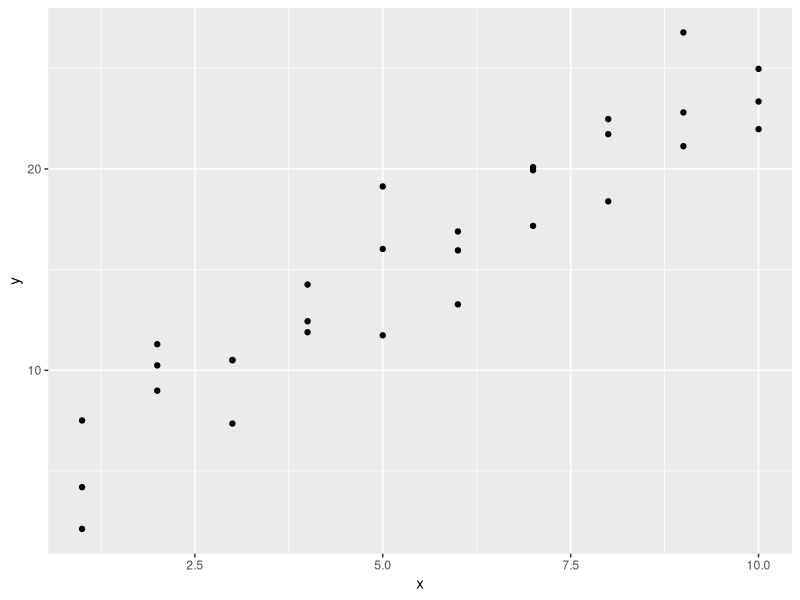
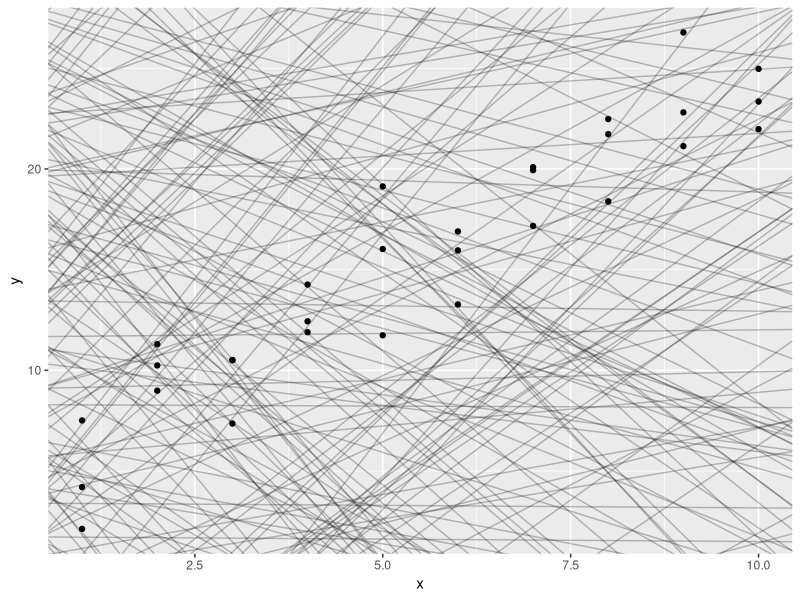
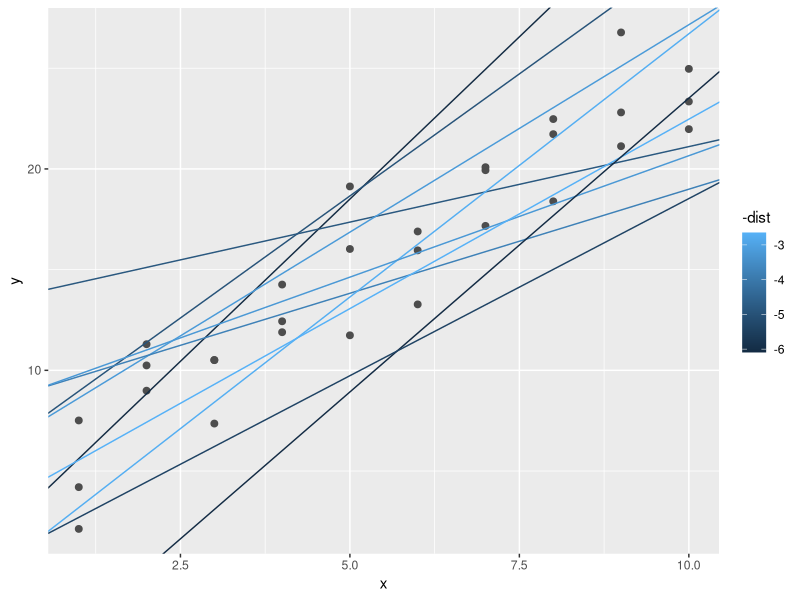
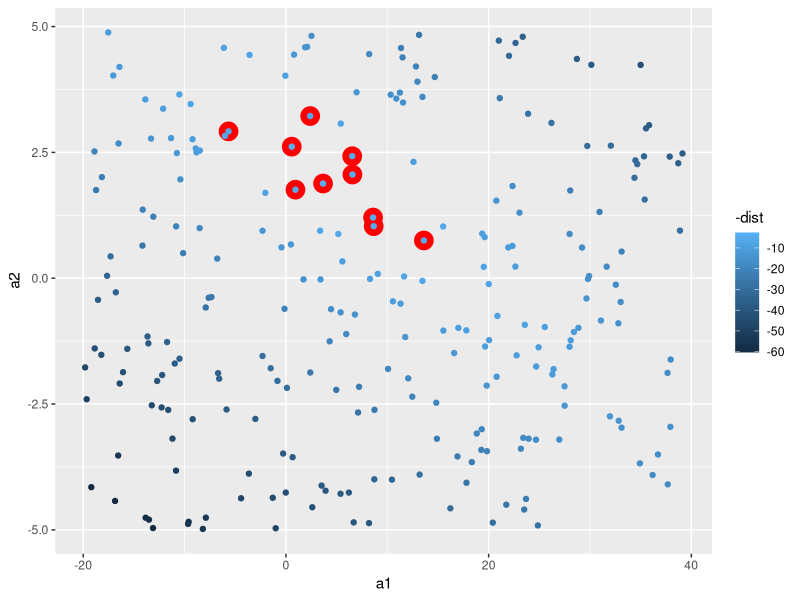
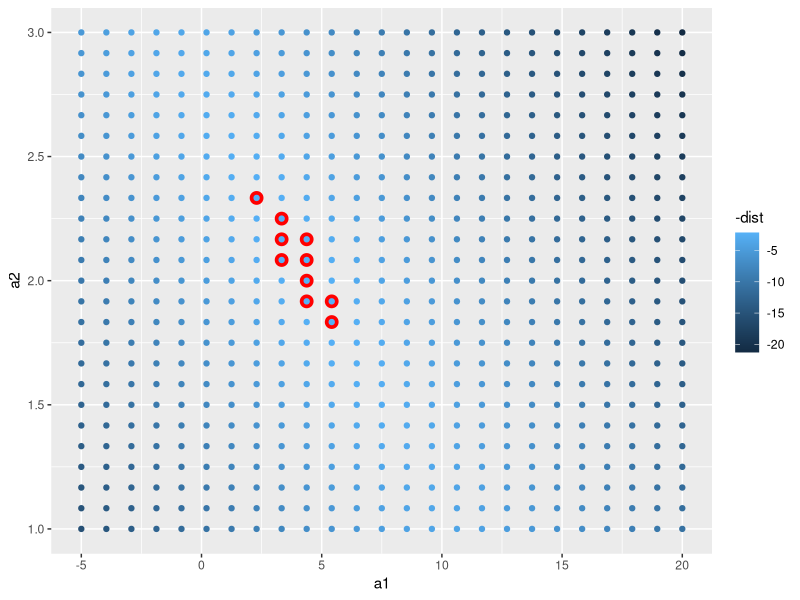
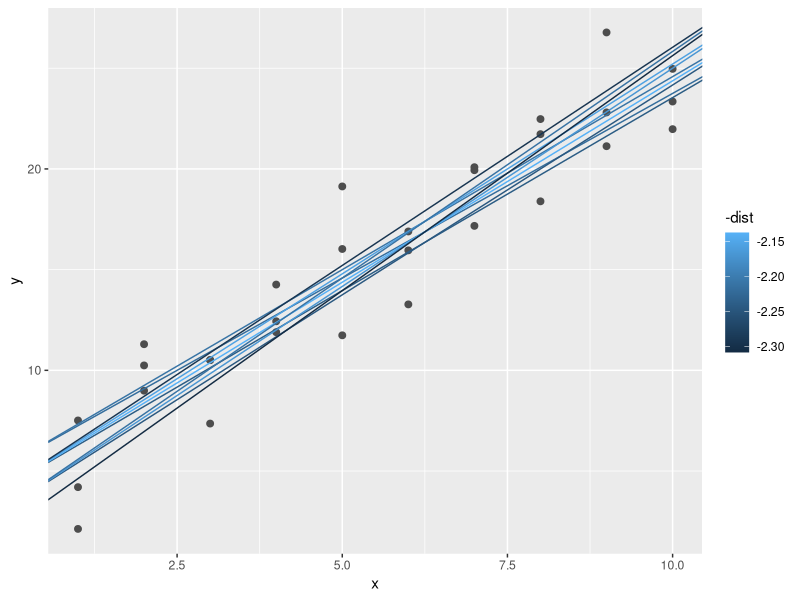
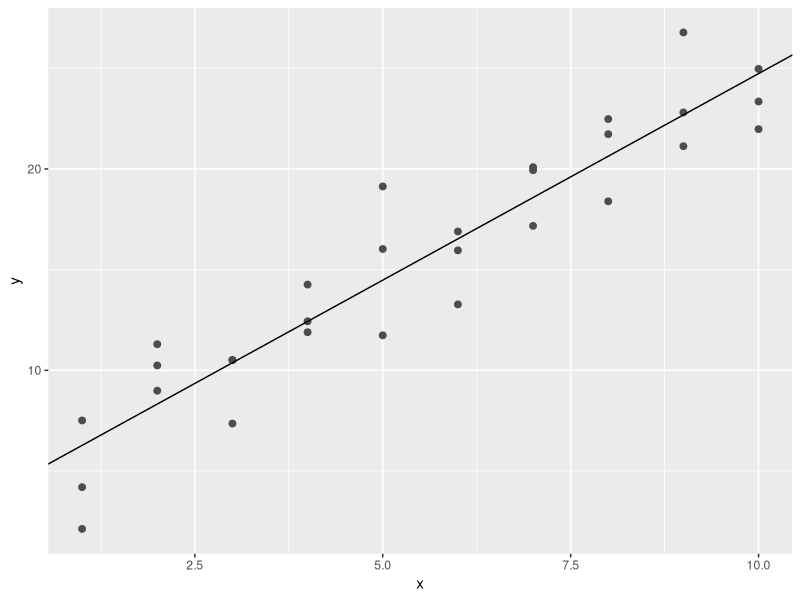
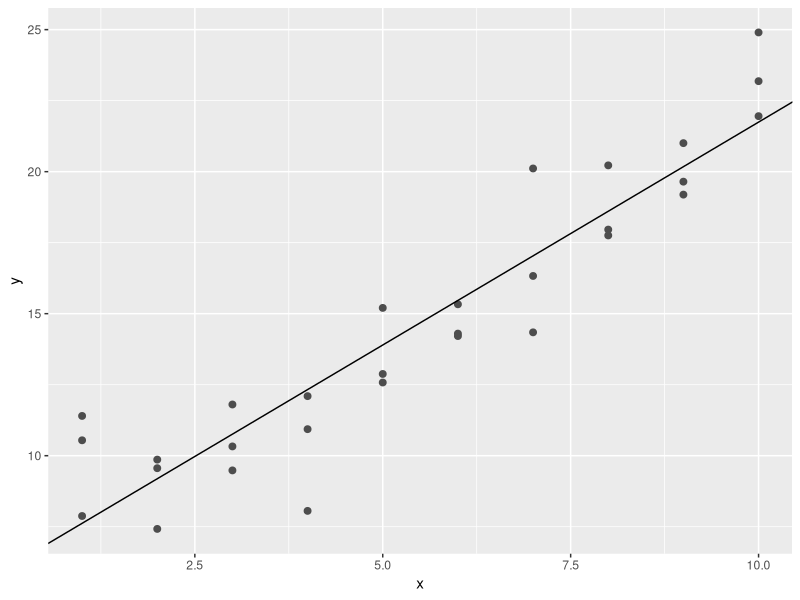

These figures' R source, in order: (Note: this script raises an error after producing the figures.)
# Model Basics with modelr

#we are going to use models to partition data into patterns and residuals(residuals represent the difference between observed values and predicted values)
#source Google: Example: If a regression model predicts a student's test score to be 85, and the actual score is 90, the residual is 5. This indicates the model underestimated the score by 5 points.

#strong patterns will hide subtler trends.
# there are two parts to a model:

## 1. first rule is to define a group of models that helps you to capture a pattern (a straight line or a quadratic curve)
### expressing this as an equation will be: 
### y = a_1 * x + a_2 or
### y - a_1 * x ^ a_2
#### x and y are variables from data
#### a_1 and a_2 are parameters to capture patterns

## 2. after this, you will fit the right model from a family of models.

## George Box quote " All models are wrong, but some are useful."

"The goal of a model is not to uncover truth, but to discover a simple approximation that is still useful."

library(tidyverse)

library(modelr)
options(na.action = na.warn)

# A simple model

ggplot(sim1, aes(x, y)) +
  geom_point()

#> we can see a strong pattern in the data.
#> the relationship looks linear: y = a_0 + a_1 * x
#> we can start by using geom_abline() which takes a slope and intercept as parameters

models <- tibble(
  a1 = runif( 250, -20, 40),
  a2 = runif(250, -5, 5)
)

ggplot(sim1, aes(x, y)) +
  geom_abline(
    aes(intercept = a1, slope = a2),
    data = models, alpha = 1/4
  ) +
  geom_point()

#there are way too many models on this plot, we need to find one that is closer to the data.
#to do that, we need to find the distance between each point and the model.

#creating a function, will help us compute the distance.

model1 <- function(a, data) {
  a[1] + data$x * a[2]
}
model1(c(7, 1.5), sim1)

#next, we need to compute an overall distance betweem the predicted and actual values (for exp, we can use root-mean-squared deviation)

measure_distance <- function(mod, data) {
  diff <- data$y - model1(mod, data)
  sqrt(mean(diff ^ 2))
}

measure_distance(c(7, 1.5), sim1)

#we need a helper function.

sim1_dist <- function(a1, a2) {
  measure_distance(c(a1, a2), sim1)
}

models <- models %>% 
  mutate(dist = purrr::map2_dbl(a1, a2, sim1_dist))
models

#next, we can overlay the 10 best models (the way it is shown to us in the graph - brightest colour is the best(smallest distance)).

ggplot(sim1, aes(x, y)) +
  geom_point(size = 2, color = "grey30") +
  geom_abline(
    aes(intercept = a1, slope = a2, colour = -dist),
    data = filter(models, rank(dist) <= 10)
  )

#in the next scatterplot, the red circles are the best models.

ggplot(models, aes(a1, a2)) +
  geom_point(
    data = filter(models, rank(dist) <= 10),
    size = 6, colour = "red"
  ) +
  geom_point(aes(colour = -dist))

#another option is to generate an evenly spaced grid of points (grid search)

grid <- expand.grid(
  a1 = seq(-5, 20, length = 25),
  a2 = seq(1, 3, length = 25)
) %>% 
  mutate(dist = purrr::map2_dbl(a1, a2, sim1_dist))

grid %>% 
  ggplot(aes(a1, a2)) +
  geom_point(
    data = filter(grid, rank(dist) <= 10),
    size = 4, colour = "red"
  ) +
  geom_point(aes(colour = -dist))

#now let's try and overlay the 10 models:

ggplot(sim1, aes(x, y)) +
  geom_point(size = 2, colour = "grey30") +
  geom_abline(
    aes(intercept = a1, slope = a2, colour = -dist),
    data = filter(grid, rank(dist) <= 10)
  )

#we can do this until we get a finer grid (best model), or we can use a tool named Newton-Raphson search.
#the way this works, is by choosing a starting point and look around for the steepest slope, until you can not go any lower.
#we can use optim() for this modeling:

best <- optim(c(0, 0), measure_distance, data = sim1)
best$par
best

ggplot(sim1, aes(x, y)) +
  geom_point(size = 2, colour = "grey30") +
  geom_abline(intercept = best$par[1], slope = best$par[2])

# you can find the best model if you can minimize the distance by modifying the parameters of the model and having a function that defines the distance between a model and a dataset.

#we can also use linear models, in a form of: y = a_1 + a_2 * x_1 + a_3 * x_2 + ... + a_n * x_(n - 1)

#this simple model is the same to a general linear model where n = 2 and x_1 = x

#lm() formulas look like y ~ x, which lm will translate to a function like y = a_1 + a_2 * x

sim1_mod <- lm(y ~ x, data = sim1)
coef(sim1_mod)
#similar results with optim()

#lm finds the closest model in a single step

# Exercises:

#1. One downside of the linear model is that it is sensitive to unusual values because the distance incorporates a squared term. Fit a linear model to the following simulated data, and visualize the results. Rerun a few times to generate different simulated datasets. What do you notice about the model?

sim1a <- tibble(
  x = rep(1:10, each = 3),
  y = x * 1.5 + 6 + rt(length(x), df = 2)
)

#2. One way to make linear odels more robust is to use a different distance measure. For example, instead of root-mean-squared distance, you could use mean-absolute distance:

measure_distance <- function(mod, data) {
  diff <- data$y - make_prediction(mod, data)
  mean(abs(diff))
}

#Use optim() to fit this model to the pervious simulated data and compare it to the linear model.

#3. One challenge with performing numerical optimization is that it's only guaranteeed to find one local optima. What's the problem with optimizing a three-parameter model like this?

model1 <- function(a, data) {
  a[1] + data$x * a[2] + a[3]
}

#Answers:

#1. 

sim1a <- tibble(
  x = rep(1:10, each = 3),
  y = x * 1.5 + 6 + rt(length(x), df = 2)
)

sim1a_modeling <- lm(y ~ x, data = sim1a)
sim1a_modeling
summary(sim1a_modeling)

ggplot(sim1a, aes(x, y)) +
  geom_point(size = 2, color = "grey30") +
  geom_abline(intercept = sim1a_modeling$coefficients[1], slope = sim1a_modeling$coefficients[2])

# We can notice that everytime we're generating different simulated datasets, by running the summary we can see a big difference at the distance between the fitted line and the data.
# These figures, for example min and max should be equally distributed around the line (or better said, to be approximately same distance to 0)
# The first quantile and the third quantile to be equal distance from zero. (the same goes for the median)

#Extras:
view(sim1a)

ggplot(sim1a, aes(x, y)) +
  geom_point()

ggplot(sim1a, aes(x, y)) +
  geom_point(size = 2, colour = "grey30") +
  geom_abline(
    aes(intercept = a1, slope = a2, color = -dist),
    data = filter(models, rank(dist) <= 10)
  )

coef(sim1a_modeling)

hist(resid(sim1a_modeling), nclass = 2)
boxplot(y ~ x, data = sim1a)

sum <- summary(sim1a_modeling)
sum$coefficients

#2.

make_prediction <- function(a, data) {
  a[1] + data$x * a[2]
}

measure_distance <- function(mod, data) {
  diff <- data$y - make_prediction(mod, data)
  mean(abs(diff))
}

optim_ver <- optim(c(0, 0), measure_distance, data = sim1a)
optim_ver$par

coef(sim1a_modeling)

#3.

sim1a <- tibble(
  x = rep(1:10, each = 3),
  y = x * 1.5 + 6 + rt(length(x), df = 2)
)

model1 <- function(a, data) {
  a[1] + data$x * a[2] + a[3]
}

measure_distance_test <- function(mod, data) {
  diff <- data$y - model1(mod, data)
  mean(abs(diff))
}
sim1a
optim_ver <- optim(c(0,0,0), measure_distance_test, data = sim1a)
optim_ver$par
?optim
#one challenge in optimizing a three-parameter model will be that we question if those parameters are related to each other.

#also, every time I run with the third parameter, as our data has got only 2 variables, it shows a significant amount in the difference between the 3 (this is also called sloppiness).


#Visualising Models

# in the following, we are going to understand a model by looking at its predictions.
# we can also see what the model doesn't capture (these residuals are useful because it allow us to use models to remove striking patterns - studying the remaining ones)


# Predictions

#using modelr::data_grid() to generate an evenly spaced grid

grid <- sim1 %>% 
  data_grid(x)
grid

# using modelr::add_predictions() to add the predictions from the model to a new column

grid <- grid %>% 
  add_predictions(sim1_mod)
grid

ggplot(sim1, aes(x)) +
  geom_point(aes(y = y)) +
  geom_line(
    aes(y = pred),
    data = grid,
    color = "red",
    size = 1
  )

# Residuals

#flip side of predictions

sim1 <- sim1 %>% 
  add_residuals(sim1_mod)
sim1

#here we can understand the spread of the residuals

ggplot(sim1, aes(resid)) +
  geom_freqpoly(binwidth = 0.5)

ggplot(sim1, aes(x, resid)) +
  geom_ref_line(h = 0) +
  geom_point()

# Exercises:

#1. Instead of using lm() to fit a straight line, you can use loess() to fit a smooth curve. Repeat the process of model fitting, grid generation, predictions, and visualisation on sim1 using loess() instead of lm(). How does the result compare to geom_smooth()?

#2. add_predictions() is paired with gather_predictions() and spread_predictions(). How do these three functions differ?

#3. What does geom_ref_line() do? What package does it come from? Why is displaying a reference line in plots showing residuals useful and important?

#4. Why might you want to look at a frequency polygon of absolute residuals? What are the pros and cons comapred to looking at the raw residuals?

# Answers:

#1.

sim1_modeling_loess <- loess(y ~ x, data = sim1)
sim1_modeling_loess

sim1_modeling_lm <- lm(y ~ x, data = sim1)
sim1_modeling_lm

sim1 <- sim1 %>% 
  add_residuals(sim1_modeling_lm) %>% 
  add_predictions(sim1_modeling_lm) %>% 
  add_residuals(sim1_modeling_loess) %>% 
  add_predictions(sim1_modeling_loess)

loess_plot <- ggplot(
  sim1, aes(x, y)) +
  geom_point() +
  geom_line(aes(x, pred), data = sim1, color = "green")
loess_plot

sim1_modeling_lm_resid <- sim1 %>% add_residuals(sim1_modeling_lm)
sim1_modeling_lm_resid

sim1_modeling_loess_resid <- sim1 %>% add_residuals(sim1_modeling_loess)
sim1_modeling_loess_resid

ggplot() +
  geom_freqpoly(data = sim1_modeling_lm_resid, aes(resid), color = "blue") +
  geom_freqpoly(data = sim1_modeling_loess_resid, aes(resid), color = "green")


#let's try geom_smooth()

loess_plot +
  geom_smooth(method = "loess", color = "red", se = FALSE)

#they're identical

#2.

?add_predictions
add_predictions(data, model, var = "pred", type = NULL)

spread_predictions(data, ..., type = NULL)

gather_predictions(data, ..., .pred = "pred", .model = "model", type = NULL)

#spread_predictions adds one column for each model. gather_predictions adds two columns .model and .pred, and repeats the input rows for each model.

#3.

help("geom_ref_line")
#Add a reference line (ggplot2).
#package modelr

#4.

ggplot() +
  geom_freqpoly(data = sim1_modeling_lm_resid, aes(abs(resid)), color = "blue")

# the difference between the 2 is that the absolute residuals removes the negative signs,
#I believe it is good to be used, in case our raw residual is wrong, and we can see how the prediction would look like differently.

#we can never see with the absolute residual if it is under or over fitted.


# Formulas and Model Families

#recap:
?facet_wrap
p <- ggplot(mpg, aes(displ, hwy)) + geom_point()
view(p)
p + facet_wrap(vars(class))

?facet_grid
p + facet_grid(rows = vars(drv))
?model_matrix() #can be used to see what R actually does, each column is associated with one coefficient in the model, the formula: y = a_1 * out1 + a_2 * out_2
model_matrix(mtcars, mpg ~ cyl)

#> the majority of modeling functions in R use a standard conversion from formulas to functions.
#> for example: y ~ x is similar to y = a_1 + a_2 * x

df <- tribble(
  ~y,  ~x1,  ~x2,
   4,    2,    5,
   5,    1,    6
)

model_matrix(df, y ~ x1)

#we can drop the column of 1 with:
model_matrix(df, y ~ x1 - 1)

model_matrix(df, y ~ x1 + x2)

